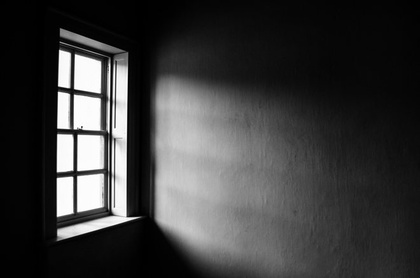
%> input picture a1_20171157/Input_data/Dark1.jpg, 420 x 278 px, shrunk from 660 x 437 before the run
$ octave --eval "result = piecewise_lineartransform(imread('../Input_data/Dark1.jpg'));"   (GNU Octave 9; MATLAB toolbox functions it lacks are replaced by stand-ins)
%> lines starting %> are read from the running program, lines starting %| are printed output that depends on the picture
### a1_20171157/src/func.m
function im = func(im,k1,k2,a,b)
%> called with k1 = [0 1.33 -2 0], k2 = [0 0 2 0], a = [0 0.3 0.6 0.8], b = [0.3 0.6 0.8 1]
if size(im,3)==3
    im = rgb2gray(im);
    im = im2double(im);
%> im: size 278x420 double
else
    im = im2double(im);
end
m = size(k1,2);
d = size(im);
%> d = [278 420]
for n = 1:m
    for i = 1:d(1,1)
        for j = 1:d(1,2)
            if(im(i,j)>=a(1,n) & im(i,j)<=b(1,n))
                im(i,j) = im(i,j)*k1(1,n) + k2(1,n);
            end
        end
    end
end
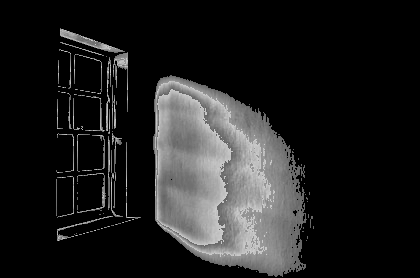
%> im: size 278x420 double; min 0, max 0.797, mean 0.124
im = im*255;
im = uint8(im);
%> im: size 278x420 uint8
%figure;
%imshow(sho);
end

### a1_20171157/src/piecewise_lineartransform.m
function im = piecewise_lineartransform(im)
subplot(2,2,1);
imshow(im);
im2 = func(im,[0 4/3 -2 0],[0 0 2 0],[0 0.3 0.6 0.8],[0.3 0.6 0.8 1]);
subplot(2,2,2);
imshow(im2);
title('First Part');
im3 = func(im,[0 0 0 0 0],[0 0.2 0.4 0.6 0.8],[0 0.2 0.4 0.6 0.8],[0.2 0.4 0.6 0.8 1]);
%> call 2 of func, with k1 = [0 0 0 0 0], k2 = [0 0.2 0.4 0.6 0.8], a = [0 0.2 0.4 0.6 0.8], b = [0.2 0.4 0.6 0.8 1]
%> after the loop in func (call 2), `for n = 1:m`:
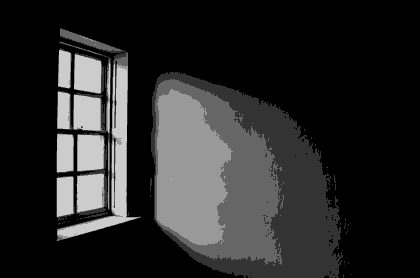
%> im: size 278x420 double; min 0, max 0.8, mean 0.161
%> further down, result is the input picture: size 278x420x3 uint8; min 0, max 255, mean 59.7
subplot(2,2,3);
imshow(im3);
title('second part');

$ run again, on a1_20171157/Input_data/Q3_C2.jpg
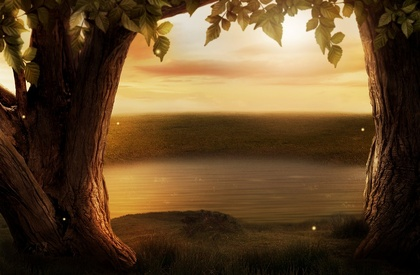
%> input picture a1_20171157/Input_data/Q3_C2.jpg, 420 x 275 px, shrunk from 960 x 628 before the run
%> after the loop in func, `for n = 1:m`:
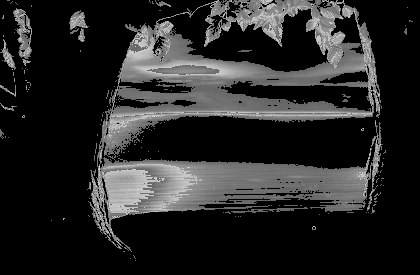
%> im: size 275x420 double; min 0, max 0.797, mean 0.151
%> after the loop in func (call 2), `for n = 1:m`:
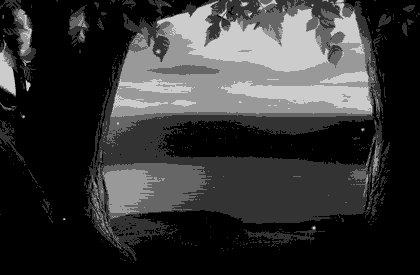
%> im: size 275x420 double; min 0, max 0.8, mean 0.209
%> result is the input picture: size 275x420x3 uint8; mean R, G, B 97.4, 72.1, 41.9
